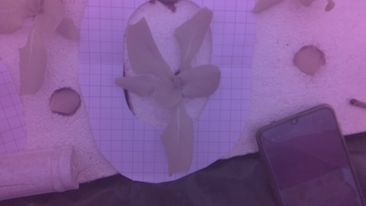
#> input picture noir.jpg, 366 x 206 px
$ python testMAplotlib.py
#> lines starting #> are read from the running program, lines starting #| are printed output that depends on the picture
import time
import datetime
import numpy

import cv2


noir_image = cv2.imread('noir.jpg',cv2.IMREAD_COLOR)
#> noir_image is the input picture: shape (206, 366, 3); mean B, G, R 148.2, 90.4, 128.7

color_image = cv2.imread('rgb.jpg',cv2.IMREAD_COLOR)
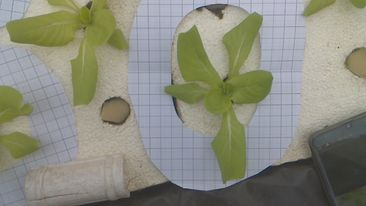
#> input picture rgb.jpg, 366 x 206 px
#> color_image is the input picture: shape (206, 366, 3); mean B, G, R 125.6, 139.1, 138.1


# extract nir, red green and blue channel
nir_channel = noir_image[:,:,0]/256.0
green_channel = noir_image[:,:,1]/256.0
blue_channel = noir_image[:,:,2]/256.0
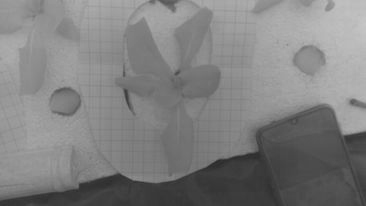
#> blue_channel: shape (206, 366) float64; min 0.164, max 0.777, mean 0.503
red_channel = color_image[:,:,0]/256.0
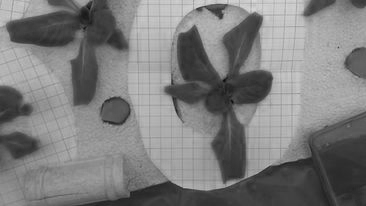
#> red_channel: shape (206, 366) float64; min 0.0469, max 0.859, mean 0.491

# align the images
# Run the ECC algorithm. The results are stored in warp_matrix.
# Find size of image1
warp_mode = cv2.MOTION_TRANSLATION
if warp_mode == cv2.MOTION_HOMOGRAPHY :
  warp_matrix = numpy.eye(3, 3, dtype=numpy.float32)
else :
  warp_matrix = numpy.eye(2, 3, dtype=numpy.float32)
number_of_iterations = 5000
termination_eps = 1e-10
criteria = (cv2.TERM_CRITERIA_EPS | cv2.TERM_CRITERIA_COUNT, number_of_iterations, termination_eps)
sz = color_image.shape
#> sz = (206, 366, 3)
(cc, warp_matrix) = cv2.findTransformECC (color_image[:,:,1],noir_image[:,:,1],warp_matrix, warp_mode, criteria)
#> cc = 0.969; warp_matrix = [[1, 0, -49.4], [0, 1, -7.68]]
if warp_mode == cv2.MOTION_HOMOGRAPHY:
    # Use warpPerspective for Homography
    nir_aligned = cv2.warpPerspective (nir_channel, warp_matrix, (sz[1],sz[0]), flags=cv2.INTER_LINEAR + cv2.WARP_INVERSE_MAP)
else :
# Use warpAffine for nit_channel, Euclidean and Affine
    nir_aligned = cv2.warpAffine(nir_channel, warp_matrix, (sz[1],sz[0]), flags=cv2.INTER_LINEAR + cv2.WARP_INVERSE_MAP);
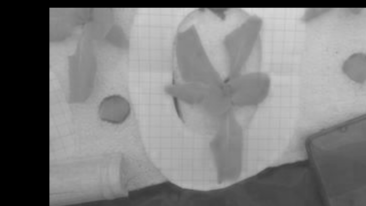
#> nir_aligned: shape (206, 366) float64; min 0, max 0.845, mean 0.493

    # calculate ndvi
    ndvi_image = (nir_aligned - red_channel)/(nir_aligned + red_channel)
    ndvi_image = (ndvi_image+1)/2
    ndvi_image = cv2.convertScaleAbs(ndvi_image*255)
    ndvi_image = cv2.applyColorMap(ndvi_image, cv2.COLORMAP_JET)
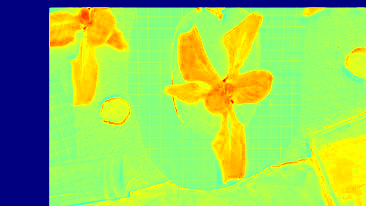
#> ndvi_image: shape (206, 366, 3); mean B, G, R 85.1, 204.4, 149.9

    # calculate gndvi_image
    gndvi_image = (nir_channel - green_channel)/(nir_channel + green_channel)
    gndvi_image = (gndvi_image+1)/2
    gndvi_image = cv2.convertScaleAbs(gndvi_image*255)
    gndvi_image = cv2.applyColorMap(gndvi_image, cv2.COLORMAP_JET)
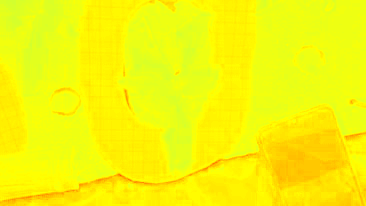
#> gndvi_image: shape (206, 366, 3); mean B, G, R 9.6, 246.1, 245.9


    # calculate bndvi_image
    bndvi_image = (nir_channel - blue_channel)/(nir_channel + blue_channel)
    bndvi_image = (bndvi_image+1)/2
    bndvi_image = cv2.convertScaleAbs(bndvi_image*255)
    bndvi_image = cv2.applyColorMap(bndvi_image, cv2.COLORMAP_JET)
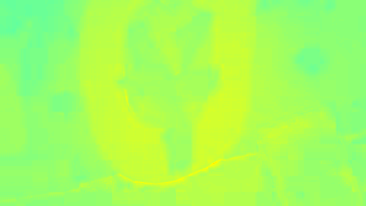
#> bndvi_image: shape (206, 366, 3); mean B, G, R 91.8, 255, 164.2


# [13 lines of commented-out code are left out]
cv2.imshow("dd" , gndvi_image)
cv2.waitKey(10000)


# get current date and time to add to the filenames
d = datetime.datetime.now()
datestr = d.strftime("%Y%m%d%H%M%S")


# save all images
cv2.imwrite("./images/" + datestr + "_noir.jpg",noir_image)
cv2.imwrite("./images/" + datestr + "_color.jpg",color_image)
cv2.imwrite("./images/" + datestr + "_ndvi.jpg",ndvi_image)
cv2.imwrite("./images/" + datestr + "_gndvi.jpg",gndvi_image)
cv2.imwrite("./images/" + datestr + "_bndvi.jpg",bndvi_image)
